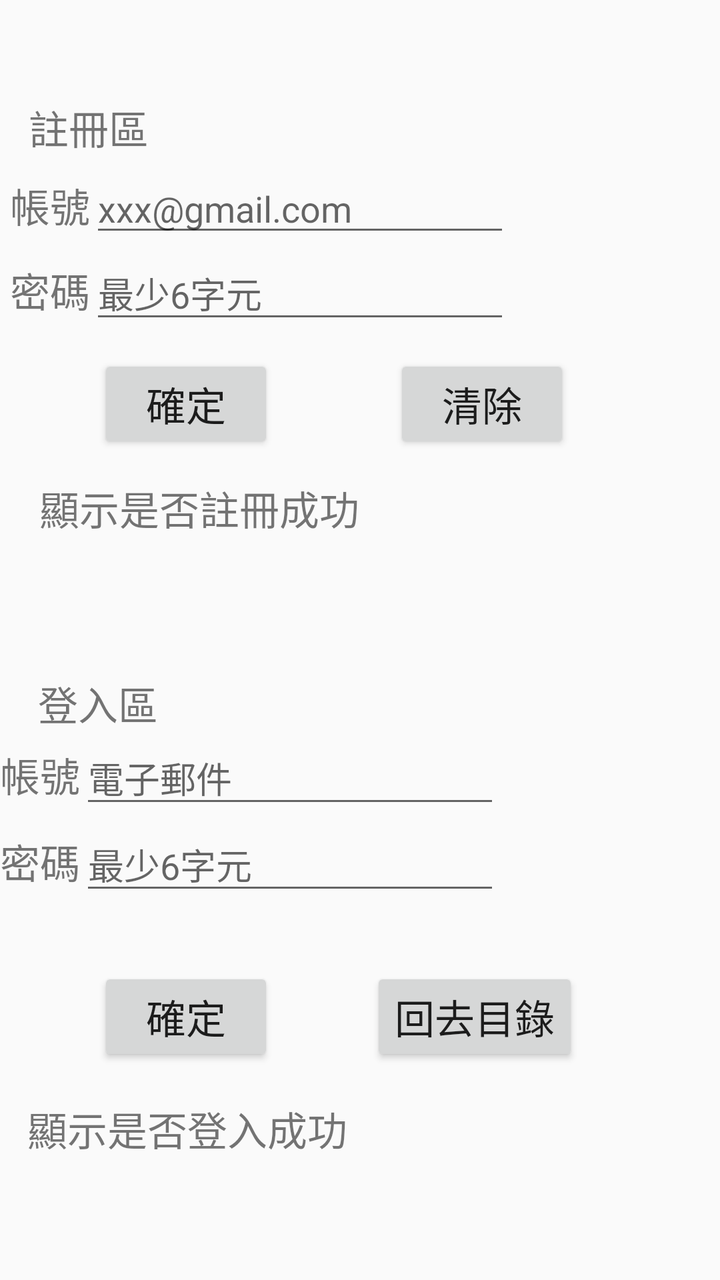
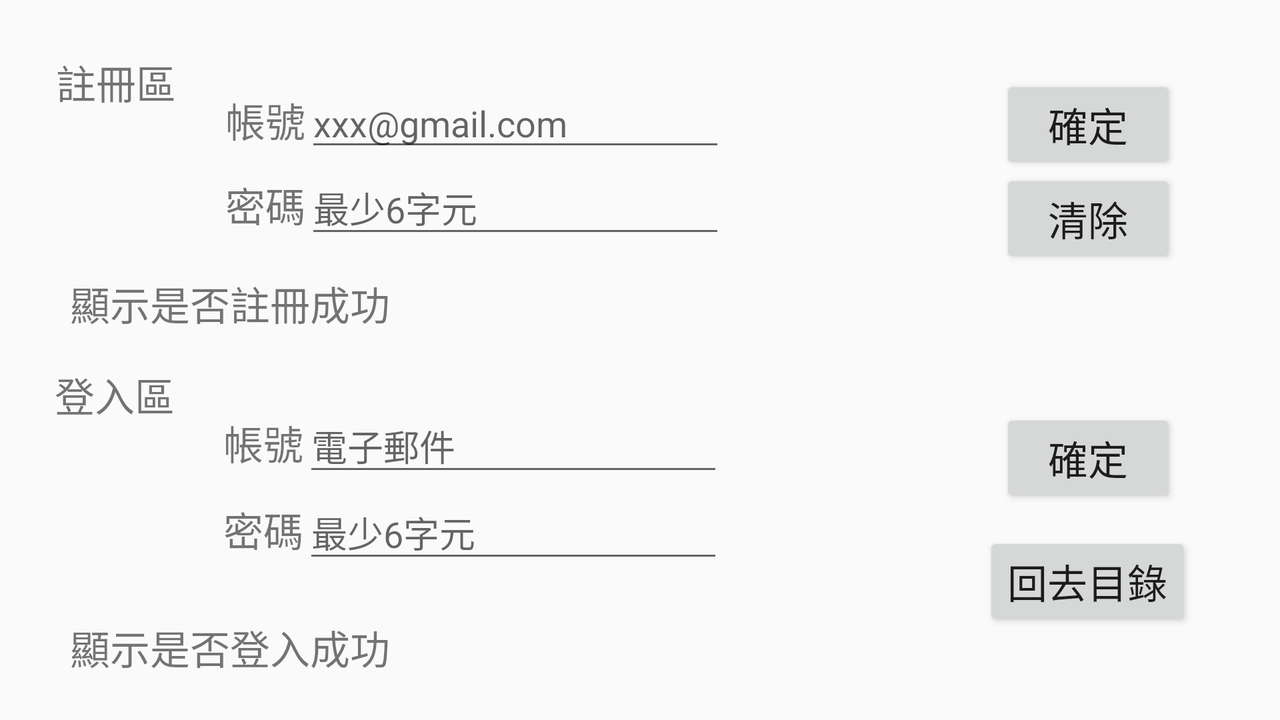

An Android layout and its configuration variant, each rendered on a device that would load it. The default file and the variant file are quoted in full after the pictures.
<!-- AndroidManifest.xml: application theme Theme.Finalhw -->
<!-- res/layout/memberr.xml -->
<?xml version="1.0" encoding="utf-8"?>
<androidx.constraintlayout.widget.ConstraintLayout xmlns:android="http://schemas.android.com/apk/res/android"
    xmlns:app="http://schemas.android.com/apk/res-auto"
    xmlns:tools="http://schemas.android.com/tools"
    android:layout_width="match_parent"
    android:layout_height="match_parent">

    <TextView
        android:id="@+id/textView4"
        android:layout_width="wrap_content"
        android:layout_height="wrap_content"
        android:text="註冊區"
        android:textSize="20sp"
        app:layout_constraintBottom_toBottomOf="parent"
        app:layout_constraintEnd_toEndOf="parent"
        app:layout_constraintHorizontal_bias="0.048"
        app:layout_constraintStart_toStartOf="parent"
        app:layout_constraintTop_toTopOf="parent"
        app:layout_constraintVertical_bias="0.08" />

    <TextView
        android:id="@+id/textView5"
        android:layout_width="wrap_content"
        android:layout_height="wrap_content"
        android:text="登入區"
        android:textSize="20sp"
        app:layout_constraintBottom_toBottomOf="parent"
        app:layout_constraintEnd_toEndOf="parent"
        app:layout_constraintHorizontal_bias="0.063"
        app:layout_constraintStart_toStartOf="parent"
        app:layout_constraintTop_toTopOf="parent"
        app:layout_constraintVertical_bias="0.552" />

    <TextView
        android:id="@+id/tv_yn2"
        android:layout_width="wrap_content"
        android:layout_height="wrap_content"
        android:text="顯示是否登入成功"
        android:textSize="20sp"
        app:layout_constraintBottom_toBottomOf="parent"
        app:layout_constraintEnd_toEndOf="parent"
        app:layout_constraintHorizontal_bias="0.068"
        app:layout_constraintStart_toStartOf="parent"
        app:layout_constraintTop_toTopOf="parent"
        app:layout_constraintVertical_bias="0.9" />

    <TableLayout
        android:layout_width="350dp"
        android:layout_height="100dp"
        app:layout_constraintBottom_toBottomOf="parent"
        app:layout_constraintEnd_toEndOf="parent"
        app:layout_constraintHorizontal_bias="0.488"
        app:layout_constraintStart_toStartOf="parent"
        app:layout_constraintTop_toTopOf="parent"
        app:layout_constraintVertical_bias="0.152">

        <TableRow
            android:layout_width="match_parent"
            android:layout_height="match_parent">

            <TextView
                android:id="@+id/textView14"
                android:layout_width="wrap_content"
                android:layout_height="wrap_content"
                android:text="帳號"
                android:textSize="20sp" />

            <EditText
                android:id="@+id/ed_account"
                android:layout_width="wrap_content"
                android:layout_height="wrap_content"
                android:ems="10"
                android:hint="xxx@gmail.com"
                android:inputType="textPersonName" />
        </TableRow>

        <TableRow
            android:layout_width="match_parent"
            android:layout_height="match_parent">

            <TextView
                android:id="@+id/textView15"
                android:layout_width="wrap_content"
                android:layout_height="wrap_content"
                android:text="密碼"
                android:textSize="20sp" />

            <EditText
                android:id="@+id/ed_pw"
                android:layout_width="wrap_content"
                android:layout_height="wrap_content"
                android:ems="10"
                android:hint="最少6字元"
                android:inputType="textPersonName" />
        </TableRow>

    </TableLayout>

    <Button
        android:id="@+id/btn_reok"
        android:layout_width="wrap_content"
        android:layout_height="wrap_content"
        android:text="@string/btn_reok"
        android:textSize="20sp"
        app:layout_constraintBottom_toBottomOf="parent"
        app:layout_constraintEnd_toEndOf="parent"
        app:layout_constraintHorizontal_bias="0.18"
        app:layout_constraintStart_toStartOf="parent"
        app:layout_constraintTop_toTopOf="parent"
        app:layout_constraintVertical_bias="0.3" />

    <TextView
        android:id="@+id/tv_yn"
        android:layout_width="wrap_content"
        android:layout_height="wrap_content"
        android:text="顯示是否註冊成功"
        android:textSize="20sp"
        app:layout_constraintBottom_toBottomOf="parent"
        app:layout_constraintEnd_toEndOf="parent"
        app:layout_constraintHorizontal_bias="0.098"
        app:layout_constraintStart_toStartOf="parent"
        app:layout_constraintTop_toTopOf="parent"
        app:layout_constraintVertical_bias="0.392" />

    <Button
        android:id="@+id/btn_reclean"
        android:layout_width="wrap_content"
        android:layout_height="wrap_content"
        android:text="@string/btn_reclean"
        android:textSize="20sp"
        app:layout_constraintBottom_toBottomOf="parent"
        app:layout_constraintEnd_toEndOf="parent"
        app:layout_constraintHorizontal_bias="0.724"
        app:layout_constraintStart_toStartOf="parent"
        app:layout_constraintTop_toTopOf="parent"
        app:layout_constraintVertical_bias="0.3" />

    <TableLayout
        android:layout_width="361dp"
        android:layout_height="100dp"
        app:layout_constraintBottom_toBottomOf="parent"
        app:layout_constraintEnd_toEndOf="parent"
        app:layout_constraintHorizontal_bias="0.656"
        app:layout_constraintStart_toStartOf="parent"
        app:layout_constraintTop_toTopOf="parent"
        app:layout_constraintVertical_bias="0.677">

        <TableRow
            android:layout_width="match_parent"
            android:layout_height="match_parent">

            <TextView
                android:id="@+id/textView16"
                android:layout_width="wrap_content"
                android:layout_height="wrap_content"
                android:text="帳號"
                android:textSize="20sp" />

            <EditText
                android:id="@+id/ed_logaccount"
                android:layout_width="wrap_content"
                android:layout_height="wrap_content"
                android:ems="10"
                android:hint="電子郵件"
                android:inputType="textPersonName" />
        </TableRow>

        <TableRow
            android:layout_width="match_parent"
            android:layout_height="match_parent">

            <TextView
                android:id="@+id/textView17"
                android:layout_width="wrap_content"
                android:layout_height="wrap_content"
                android:text="密碼"
                android:textSize="20sp" />

            <EditText
                android:id="@+id/ed_logpw"
                android:layout_width="wrap_content"
                android:layout_height="wrap_content"
                android:ems="10"
                android:hint="最少6字元"
                android:inputType="textPersonName" />
        </TableRow>

    </TableLayout>

    <Button
        android:id="@+id/btn_loginok"
        android:layout_width="wrap_content"
        android:layout_height="wrap_content"
        android:text="@string/btn_ok"
        android:textSize="20sp"
        app:layout_constraintBottom_toBottomOf="parent"
        app:layout_constraintEnd_toEndOf="parent"
        app:layout_constraintHorizontal_bias="0.18"
        app:layout_constraintStart_toStartOf="parent"
        app:layout_constraintTop_toTopOf="parent"
        app:layout_constraintVertical_bias="0.819" />

    <Button
        android:id="@+id/btn_change"
        android:layout_width="wrap_content"
        android:layout_height="wrap_content"
        android:text="@string/btn_change"
        android:textSize="20sp"
        app:layout_constraintBottom_toBottomOf="parent"
        app:layout_constraintEnd_toEndOf="parent"
        app:layout_constraintHorizontal_bias="0.724"
        app:layout_constraintStart_toStartOf="parent"
        app:layout_constraintTop_toTopOf="parent"
        app:layout_constraintVertical_bias="0.819" />
</androidx.constraintlayout.widget.ConstraintLayout>
<!-- resources referenced by this layout -->
<resources>
  <string name="btn_change">回去目錄</string>
  <string name="btn_ok">確定</string>
  <string name="btn_reclean">清除</string>
  <string name="btn_reok">確定</string>
  <style name="Theme.Finalhw" parent="Theme.MaterialComponents.DayNight.DarkActionBar.Bridge">
          
          <item name="colorPrimary">@color/purple_500</item>
          <item name="colorPrimaryVariant">@color/purple_700</item>
          <item name="colorOnPrimary">@color/white</item>
          
          <item name="colorSecondary">@color/teal_200</item>
          <item name="colorSecondaryVariant">@color/teal_700</item>
          <item name="colorOnSecondary">@color/black</item>
          
          <item name="android:statusBarColor" tools:targetApi="l">?attr/colorPrimaryVariant</item>
          
      </style>
  <color name="purple_500">#FF6200EE</color>
  <color name="purple_700">#FF3700B3</color>
  <color name="white">#FFFFFFFF</color>
  <color name="teal_200">#FF03DAC5</color>
  <color name="teal_700">#FF018786</color>
  <color name="black">#FF000000</color>
</resources>
<!-- res/layout-land/memberr.xml (the repository's variant of the layout above) -->
<!-- drawn on the phone turned sideways -->
<?xml version="1.0" encoding="utf-8"?>
<androidx.constraintlayout.widget.ConstraintLayout xmlns:android="http://schemas.android.com/apk/res/android"
    xmlns:app="http://schemas.android.com/apk/res-auto"
    xmlns:tools="http://schemas.android.com/tools"
    android:layout_width="match_parent"
    android:layout_height="match_parent">

    <TextView
        android:id="@+id/textView4"
        android:layout_width="wrap_content"
        android:layout_height="wrap_content"
        android:text="註冊區"
        android:textSize="20sp"
        app:layout_constraintBottom_toBottomOf="parent"
        app:layout_constraintEnd_toEndOf="parent"
        app:layout_constraintHorizontal_bias="0.048"
        app:layout_constraintStart_toStartOf="parent"
        app:layout_constraintTop_toTopOf="parent"
        app:layout_constraintVertical_bias="0.08" />

    <TextView
        android:id="@+id/textView5"
        android:layout_width="wrap_content"
        android:layout_height="wrap_content"
        android:text="登入區"
        android:textSize="20sp"
        app:layout_constraintBottom_toBottomOf="parent"
        app:layout_constraintEnd_toEndOf="parent"
        app:layout_constraintHorizontal_bias="0.047"
        app:layout_constraintStart_toStartOf="parent"
        app:layout_constraintTop_toTopOf="parent"
        app:layout_constraintVertical_bias="0.552" />

    <TextView
        android:id="@+id/tv_yn2"
        android:layout_width="wrap_content"
        android:layout_height="wrap_content"
        android:text="顯示是否登入成功"
        android:textSize="20sp"
        app:layout_constraintBottom_toBottomOf="parent"
        app:layout_constraintEnd_toEndOf="parent"
        app:layout_constraintHorizontal_bias="0.073"
        app:layout_constraintStart_toStartOf="parent"
        app:layout_constraintTop_toTopOf="parent"
        app:layout_constraintVertical_bias="0.934" />

    <TableLayout
        android:layout_width="350dp"
        android:layout_height="100dp"
        app:layout_constraintBottom_toBottomOf="parent"
        app:layout_constraintEnd_toEndOf="parent"
        app:layout_constraintHorizontal_bias="0.388"
        app:layout_constraintStart_toStartOf="parent"
        app:layout_constraintTop_toTopOf="parent"
        app:layout_constraintVertical_bias="0.151">

        <TableRow
            android:layout_width="match_parent"
            android:layout_height="match_parent">

            <TextView
                android:id="@+id/textView14"
                android:layout_width="wrap_content"
                android:layout_height="wrap_content"
                android:text="帳號"
                android:textSize="20sp" />

            <EditText
                android:id="@+id/ed_account"
                android:layout_width="wrap_content"
                android:layout_height="wrap_content"
                android:ems="10"
                android:hint="xxx@gmail.com"
                android:inputType="textPersonName" />
        </TableRow>

        <TableRow
            android:layout_width="match_parent"
            android:layout_height="match_parent">

            <TextView
                android:id="@+id/textView15"
                android:layout_width="wrap_content"
                android:layout_height="wrap_content"
                android:text="密碼"
                android:textSize="20sp" />

            <EditText
                android:id="@+id/ed_pw"
                android:layout_width="wrap_content"
                android:layout_height="wrap_content"
                android:ems="10"
                android:hint="最少6字元"
                android:inputType="textPersonName" />
        </TableRow>

    </TableLayout>

    <TextView
        android:id="@+id/tv_yn"
        android:layout_width="wrap_content"
        android:layout_height="wrap_content"
        android:text="顯示是否註冊成功"
        android:textSize="20sp"
        app:layout_constraintBottom_toBottomOf="parent"
        app:layout_constraintEnd_toEndOf="parent"
        app:layout_constraintHorizontal_bias="0.073"
        app:layout_constraintStart_toStartOf="parent"
        app:layout_constraintTop_toTopOf="parent"
        app:layout_constraintVertical_bias="0.414" />

    <Button
        android:id="@+id/btn_reclean"
        android:layout_width="wrap_content"
        android:layout_height="wrap_content"
        android:text="@string/btn_reclean"
        android:textSize="20sp"
        app:layout_constraintBottom_toBottomOf="parent"
        app:layout_constraintEnd_toEndOf="parent"
        app:layout_constraintHorizontal_bias="0.906"
        app:layout_constraintStart_toStartOf="parent"
        app:layout_constraintTop_toTopOf="parent"
        app:layout_constraintVertical_bias="0.272" />

    <Button
        android:id="@+id/btn_reok"
        android:layout_width="wrap_content"
        android:layout_height="wrap_content"
        android:text="@string/btn_reok"
        android:textSize="20sp"
        app:layout_constraintBottom_toBottomOf="parent"
        app:layout_constraintEnd_toEndOf="parent"
        app:layout_constraintHorizontal_bias="0.906"
        app:layout_constraintStart_toStartOf="parent"
        app:layout_constraintTop_toTopOf="parent"
        app:layout_constraintVertical_bias="0.121" />

    <TableLayout
        android:layout_width="361dp"
        android:layout_height="100dp"
        app:layout_constraintBottom_toBottomOf="parent"
        app:layout_constraintEnd_toEndOf="parent"
        app:layout_constraintHorizontal_bias="0.4"
        app:layout_constraintStart_toStartOf="parent"
        app:layout_constraintTop_toTopOf="parent"
        app:layout_constraintVertical_bias="0.768">

        <TableRow
            android:layout_width="match_parent"
            android:layout_height="match_parent">

            <TextView
                android:id="@+id/textView16"
                android:layout_width="wrap_content"
                android:layout_height="wrap_content"
                android:text="帳號"
                android:textSize="20sp" />

            <EditText
                android:id="@+id/ed_logaccount"
                android:layout_width="wrap_content"
                android:layout_height="wrap_content"
                android:ems="10"
                android:hint="電子郵件"
                android:inputType="textPersonName" />
        </TableRow>

        <TableRow
            android:layout_width="match_parent"
            android:layout_height="match_parent">

            <TextView
                android:id="@+id/textView17"
                android:layout_width="wrap_content"
                android:layout_height="wrap_content"
                android:text="密碼"
                android:textSize="20sp" />

            <EditText
                android:id="@+id/ed_logpw"
                android:layout_width="wrap_content"
                android:layout_height="wrap_content"
                android:ems="10"
                android:hint="最少6字元"
                android:inputType="textPersonName" />
        </TableRow>

    </TableLayout>

    <Button
        android:id="@+id/btn_loginok"
        android:layout_width="wrap_content"
        android:layout_height="wrap_content"
        android:text="@string/btn_ok"
        android:textSize="20sp"
        app:layout_constraintBottom_toBottomOf="parent"
        app:layout_constraintEnd_toEndOf="parent"
        app:layout_constraintHorizontal_bias="0.906"
        app:layout_constraintStart_toStartOf="parent"
        app:layout_constraintTop_toTopOf="parent"
        app:layout_constraintVertical_bias="0.658" />

    <Button
        android:id="@+id/btn_change"
        android:layout_width="wrap_content"
        android:layout_height="wrap_content"
        android:text="@string/btn_change"
        android:textSize="20sp"
        app:layout_constraintBottom_toBottomOf="parent"
        app:layout_constraintEnd_toEndOf="parent"
        app:layout_constraintHorizontal_bias="0.917"
        app:layout_constraintStart_toStartOf="parent"
        app:layout_constraintTop_toTopOf="parent"
        app:layout_constraintVertical_bias="0.856" />
</androidx.constraintlayout.widget.ConstraintLayout>
